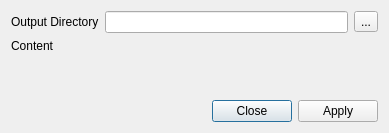
<?xml version="1.0" encoding="UTF-8"?>
<ui version="4.0">
 <class>Dialog</class>
 <widget class="QDialog" name="Dialog">
  <property name="geometry">
   <rect>
    <x>0</x>
    <y>0</y>
    <width>389</width>
    <height>133</height>
   </rect>
  </property>
  <property name="windowTitle">
   <string>Dialog</string>
  </property>
  <layout class="QVBoxLayout" name="verticalLayout">
   <item>
    <layout class="QGridLayout" name="gridLayout">
     <item row="0" column="1">
      <layout class="QHBoxLayout" name="horizontalLayout">
       <item>
        <widget class="QLineEdit" name="edit_outputdir"/>
       </item>
       <item>
        <widget class="QToolButton" name="btn_browse">
         <property name="text">
          <string>...</string>
         </property>
        </widget>
       </item>
      </layout>
     </item>
     <item row="1" column="0">
      <widget class="QLabel" name="label_2">
       <property name="text">
        <string>Content</string>
       </property>
      </widget>
     </item>
     <item row="0" column="0">
      <widget class="QLabel" name="label">
       <property name="text">
        <string>Output Directory</string>
       </property>
      </widget>
     </item>
     <item row="1" column="1">
      <layout class="QGridLayout" name="edit_content_frame"/>
     </item>
    </layout>
   </item>
   <item>
    <spacer name="verticalSpacer">
     <property name="orientation">
      <enum>Qt::Vertical</enum>
     </property>
     <property name="sizeHint" stdset="0">
      <size>
       <width>20</width>
       <height>40</height>
      </size>
     </property>
    </spacer>
   </item>
   <item>
    <widget class="QDialogButtonBox" name="buttons">
     <property name="orientation">
      <enum>Qt::Horizontal</enum>
     </property>
     <property name="standardButtons">
      <set>QDialogButtonBox::Apply|QDialogButtonBox::Close</set>
     </property>
    </widget>
   </item>
  </layout>
 </widget>
 <resources/>
 <connections>
  <connection>
   <sender>buttons</sender>
   <signal>accepted()</signal>
   <receiver>Dialog</receiver>
   <slot>accept()</slot>
   <hints>
    <hint type="sourcelabel">
     <x>248</x>
     <y>254</y>
    </hint>
    <hint type="destinationlabel">
     <x>157</x>
     <y>274</y>
    </hint>
   </hints>
  </connection>
  <connection>
   <sender>buttons</sender>
   <signal>rejected()</signal>
   <receiver>Dialog</receiver>
   <slot>reject()</slot>
   <hints>
    <hint type="sourcelabel">
     <x>316</x>
     <y>260</y>
    </hint>
    <hint type="destinationlabel">
     <x>286</x>
     <y>274</y>
    </hint>
   </hints>
  </connection>
 </connections>
</ui>
